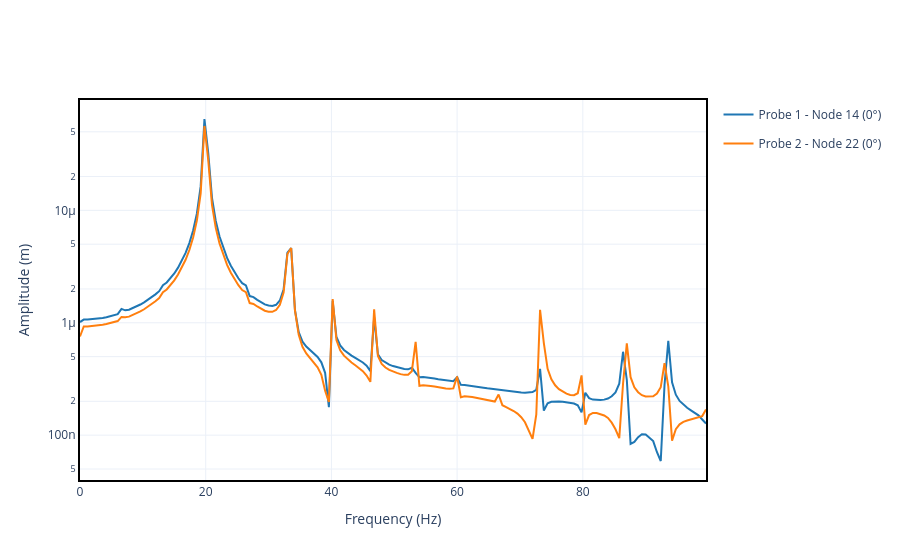

Source (notebook cell):
### Code cell
"""Plots the frequency response for the two given probes."""
rubbing.plot_dfft([probe1, probe2], range_freq=[0, 100], yaxis_type="log").show()

### Figure 1 — Plotly figure (JSON) as saved in the notebook; plotly's stock layout.template omitted (floating-point values rounded to 4 significant figures; data arrays with more than 128 entries replaced by an {"elided": "..."} marker saying what was removed)
{"data": [{"hovertemplate": "Frequency (Hz): %{x:.2f}<br>Amplitude (m): %{y:.2e}", "legendgroup": "Probe 1 - Node 14 (0°)", "mode": "lines", "name": "Probe 1 - Node 14 (0°)", "showlegend": true, "type": "scatter", "x": {"elided": "167 float values"}, "y": {"elided": "167 float values"}}, {"hovertemplate": "Frequency (Hz): %{x:.2f}<br>Amplitude (m): %{y:.2e}", "legendgroup": "Probe 2 - Node 22 (0°)", "mode": "lines", "name": "Probe 2 - Node 22 (0°)", "showlegend": true, "type": "scatter", "x": {"elided": "167 float values"}, "y": {"elided": "167 float values"}}], "layout": {"xaxis": {"title": {"text": "Frequency (Hz)"}}, "yaxis": {"title": {"text": "Amplitude (m)"}, "type": "log"}}}
